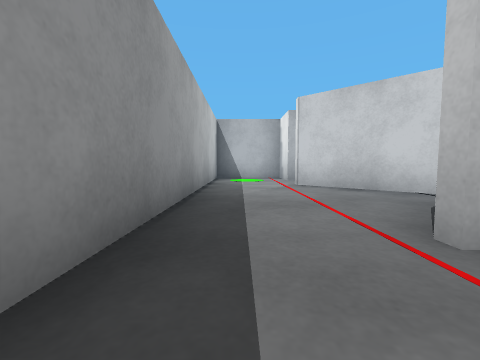
[1] (above)

20 first-person views from a walk through a Webots world. The camera is 0.5 m above the floor, tilts 4° down and sees 90° across. The floor is counted in squares, 1 m on a side. Each view is taken from the middle of a square. On the plan, view 1 faces up. The plan holds only what a view shows up to about 9 squares ahead; the rest is blank. Robots are left out.

[2]
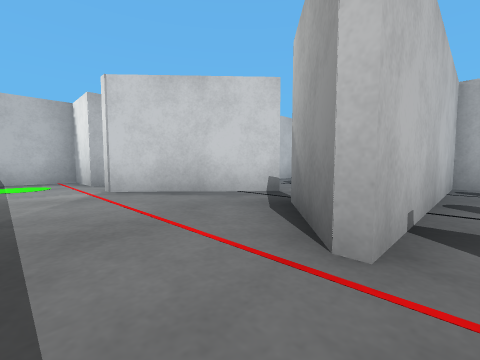

[3]
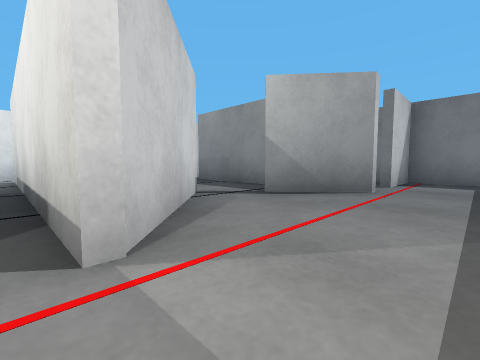

[4]
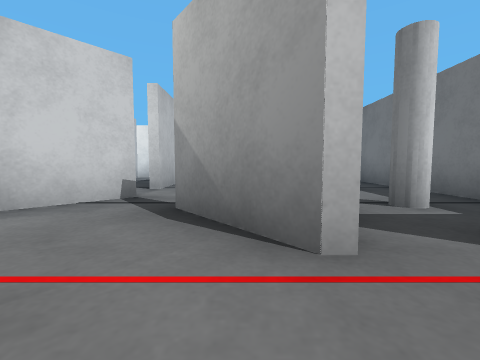

[5]
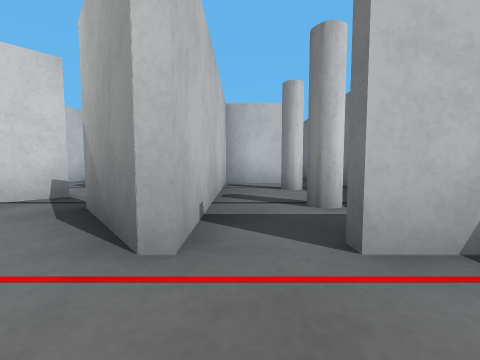

[6]
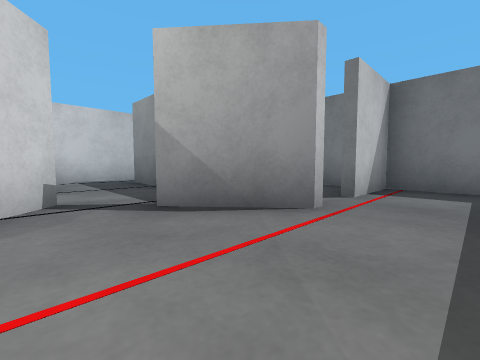

[7]
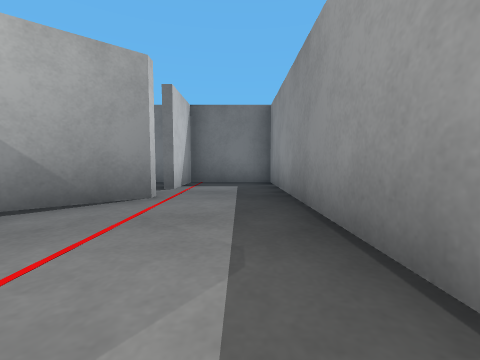

[8]
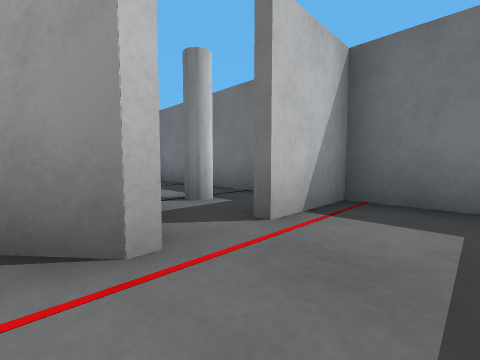

[9]
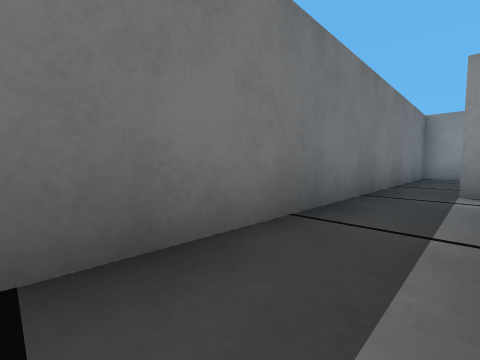

[10]
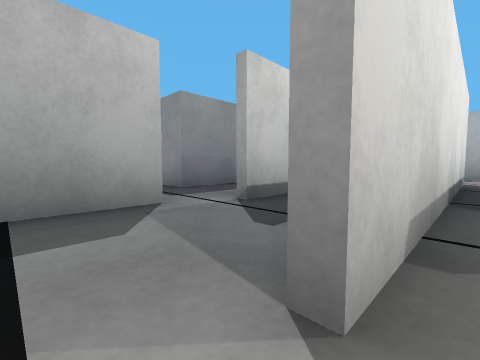

[11]
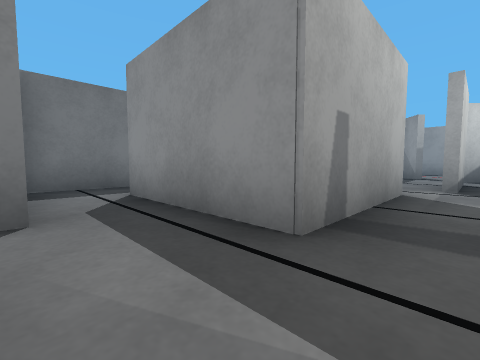

[12]
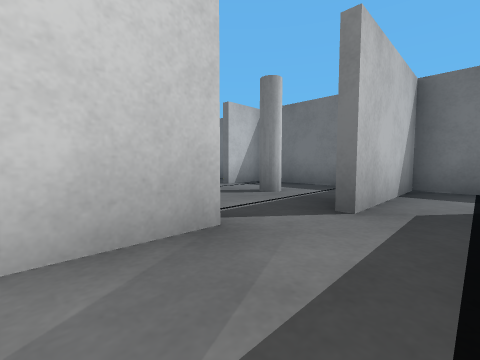

[13]
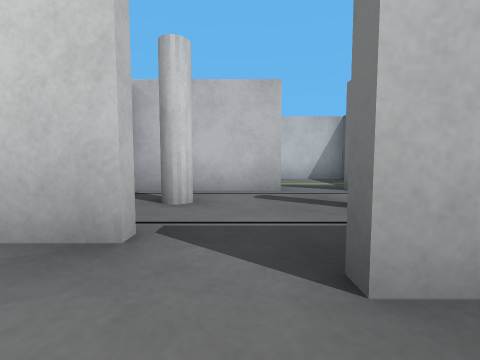

[14]
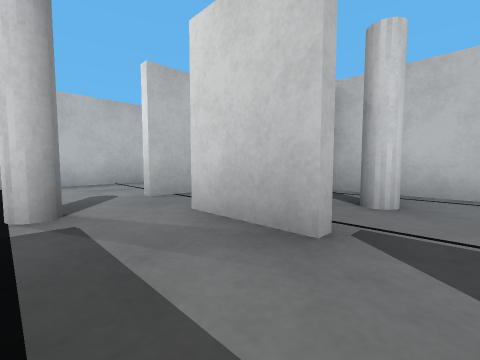

[15]
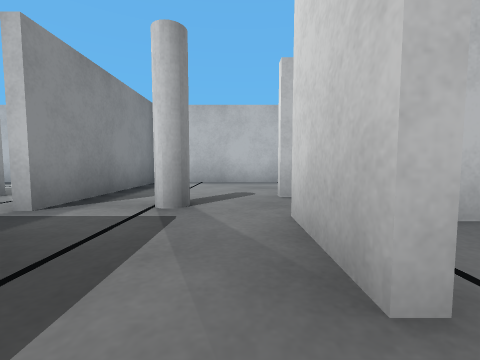

[16]
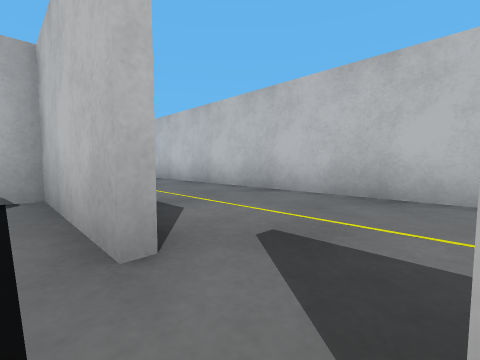

[17]
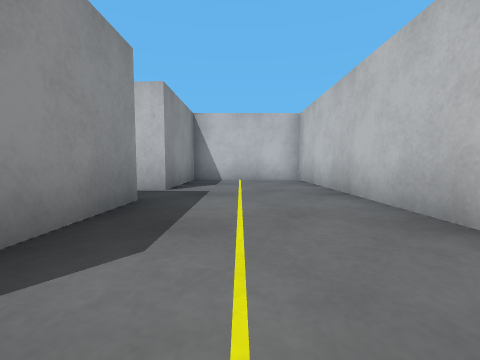

[18]
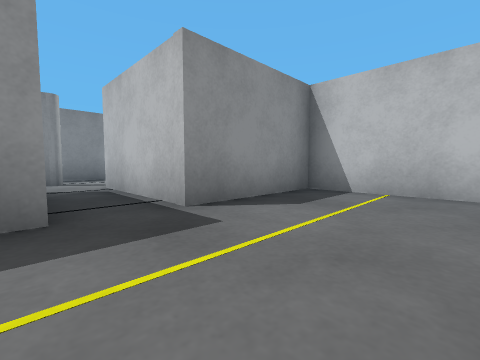

[19]
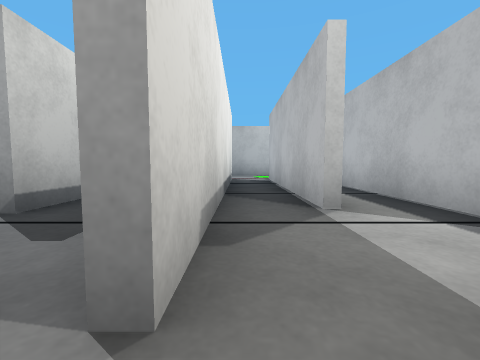

[20]
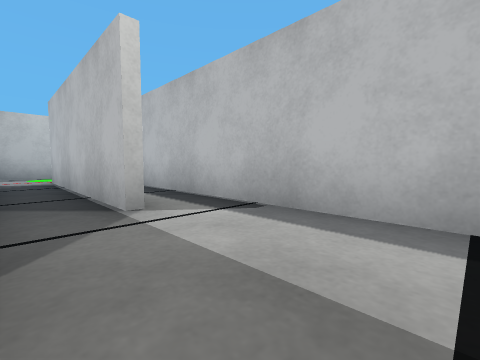

### Floor plan
Ten units are one square. View 1 is at (0, 0); x grows to the right and y downward. Boxes are objects, and circles mark ways between rooms. Rooms are numbered by the first view taken in them; rooms with no view inside come last. Other rooms are left out.
<svg viewBox="-13 -88 206 107">
<path fill="none" stroke="#000" d="M13 -57 45 -57M10 -14 27 -27M36 -35 13 -56M30 -69 13 -69 13 -83 -8 -83 -8 13 9 13M13 14 13 -4M125 -26 125 -42M132 13 148 13M154 -11 154 -40 139 -40M119 13 119 -16M106 -32 106 0M154 13 154 0M84 -55 75 -55M75 -32 94 -32M94 -32 106 -32M98 -54 98 -44M156 -44 156 -22M170 13 188 13 188 -83 156 -83 156 -55 125 -55M75 -6 75 -32M58 -35 46 -35M45 -15 64 -15 64 3M46 -38 66 -38M75 -55 63 -55M54 13 119 13M65 -69 45 -69M15 4 15 14M9 13 54 13M28 -26 22 -21M61 1 61 -14 10 -14M91 -83 35 -83M45 -57 84 -57M138 -83 106 -83M98 -81 98 -54M35 -15 45 -15"/>
<rect x="135" y="-15" width="10" height="10" fill="#bbb"><title>white pole</title></rect>
<rect x="135" y="-35" width="10" height="10" fill="#bbb"><title>white pole</title></rect>
<rect x="105" y="-55" width="10" height="10" fill="#bbb"><title>white pole</title></rect>
<rect x="25" y="-5" width="10" height="10" fill="#bbb"><title>white pole</title></rect>
<rect x="45" y="-5" width="10" height="10" fill="#bbb"><title>white pole</title></rect>
<circle cx="20" cy="-10" r="3" fill="#2a7"/>
<circle cx="30" cy="-30" r="3" fill="#2a7"/>
<circle cx="115" cy="-30" r="3" fill="#2a7"/>
<circle cx="160" cy="-10" r="3" fill="#2a7"/>
<circle cx="110" cy="-5" r="3" fill="#2a7"/>
<circle cx="100" cy="-40" r="3" fill="#2a7"/>
<circle cx="80" cy="-45" r="3" fill="#2a7"/>
<circle cx="90" cy="-60" r="3" fill="#2a7"/>
<circle cx="130" cy="-50" r="3" fill="#2a7"/>
<circle cx="115" cy="-60" r="3" fill="#2a7"/>
<circle cx="60" cy="10" r="3" fill="#2a7"/>
<circle cx="55" cy="-30" r="3" fill="#2a7"/>
<text x="10" y="-40">1</text>
<text x="130" y="-10">2</text>
<text x="90" y="-50">3</text>
<text x="110" y="-40">4</text>
<text x="170" y="-40">5</text>
<text x="70" y="-20">6</text>
<text x="30" y="0">7</text>
<text x="70" y="-80">8</text>
<text x="130" y="-70">9</text>
<text x="40" y="-30">10</text>
</svg>
Room 1 opens to room 7. Room 1 opens to room 10. Room 2 opens to room 4. Room 2 opens to room 5. Room 2 opens to room 6. Room 3 opens to room 4. Room 3 opens to room 6. Room 3 opens to room 8. Room 4 opens to room 5. Room 4 opens to room 9. Room 6 opens to room 7. Room 6 opens to room 10.

Where each view was taken, in squares from view 1:
view 1: 0 up, 0 right, facing up
view 2: 1 up, 0 right, facing up-right
view 3: 6 up, 0 right, facing down-right
view 4: 2 up, 0 right, facing right
view 5: 1 up, 0 right, facing right
view 6: 4 up, 0 right, facing down-right
view 7: 5 up, 0 right, facing down
view 8: 2 up, 0 right, facing down-right
view 9: 0 up, 11 right, facing down-left
view 10: 6 up, 9 right, facing down-left
view 11: 4 up, 12 right, facing down-left
view 12: 4 up, 11 right, facing down-right
view 13: 2 up, 11 right, facing right
view 14: 2 up, 11 right, facing up-right
view 15: 2 up, 12 right, facing up
view 16: 0 up, 15 right, facing up-right
view 17: 1 up, 17 right, facing up
view 18: 4 up, 18 right, facing up-left
view 19: 6 up, 9 right, facing left
view 20: 6 up, 9 right, facing up-left
